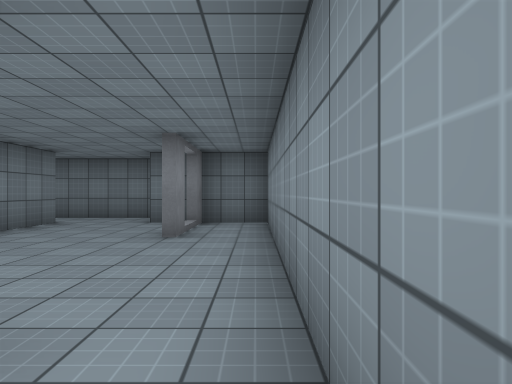
[1] (above)

16 first-person views from a walk through a Unity game level. The camera is 1.3 m above the floor, looks level and sees 70° across. The floor is counted in squares, 2 m on a side. Each view is taken from the middle of a square. On the plan, view 1 faces up. The plan holds only what a view shows up to about 11 squares ahead; the rest is blank. Surface patterns are stand-ins for the level's own textures.

[2]
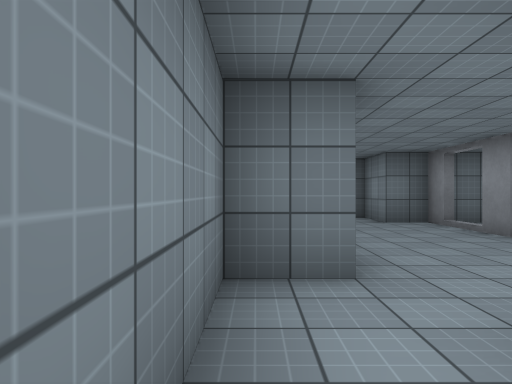

[3]
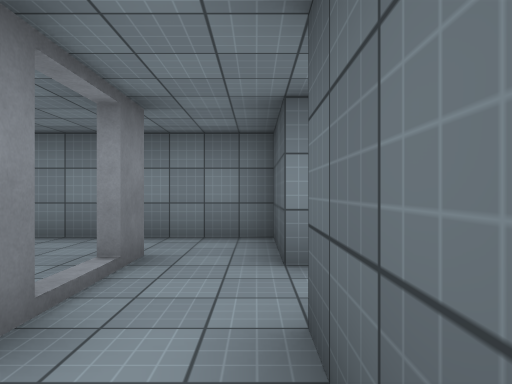

[4]
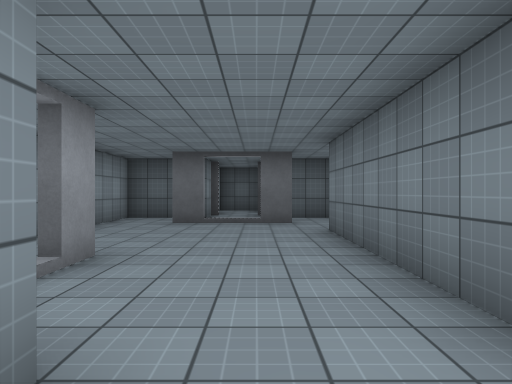

[5]
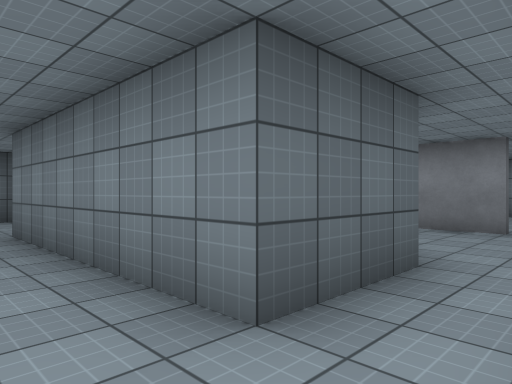

[6]
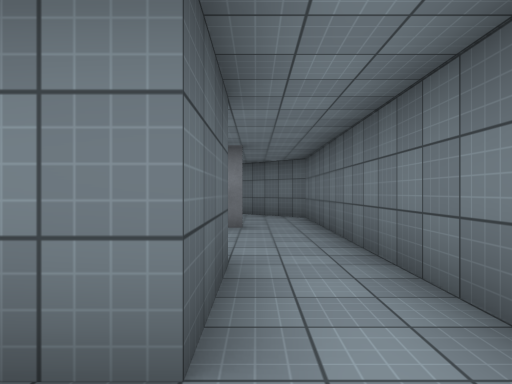

[7]
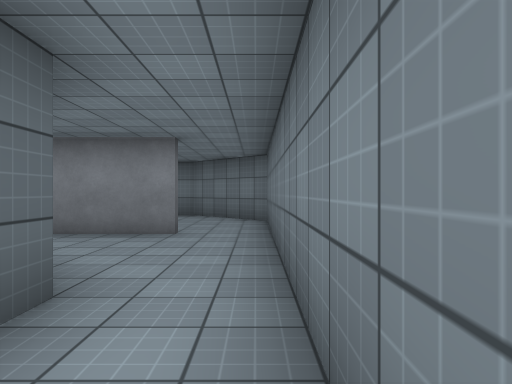

[8]
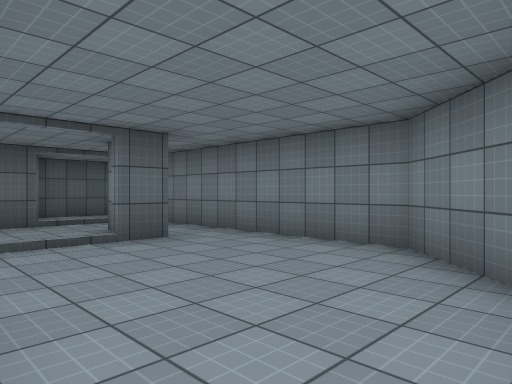

[9]
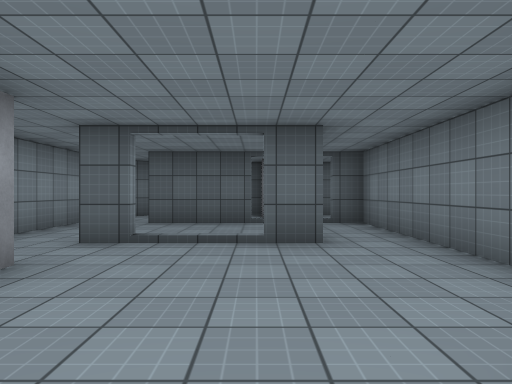

[10]
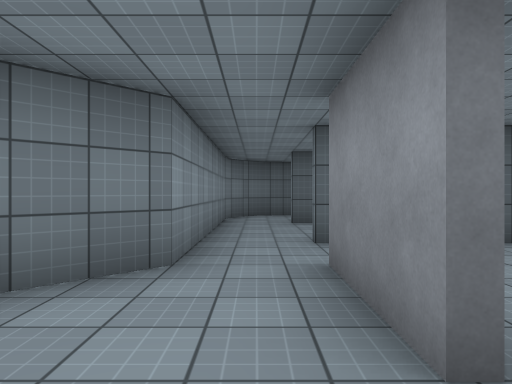

[11]
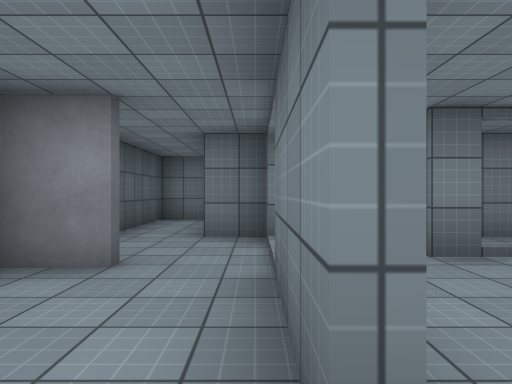

[12]
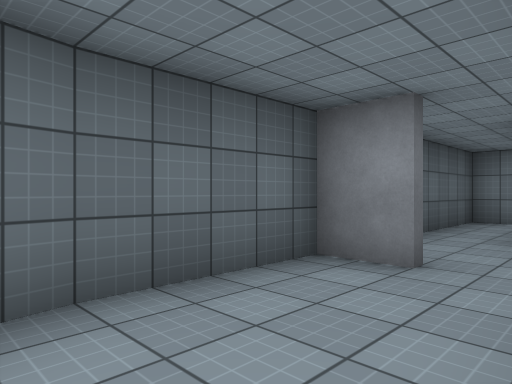

[13]
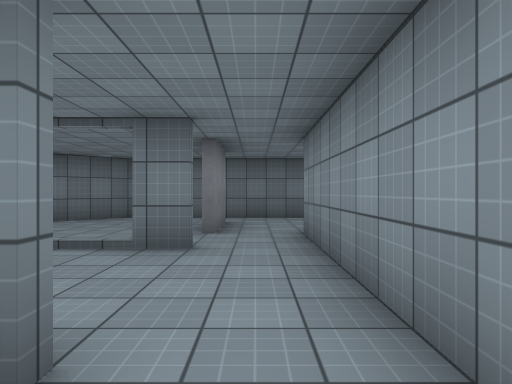

[14]
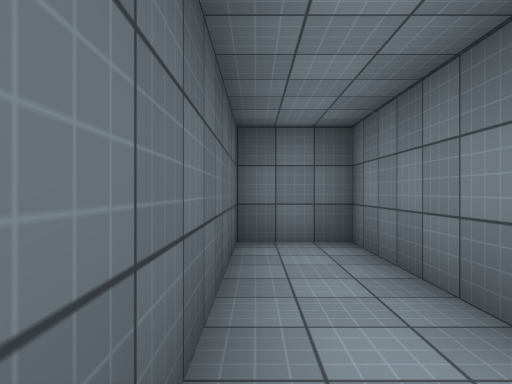

[15]
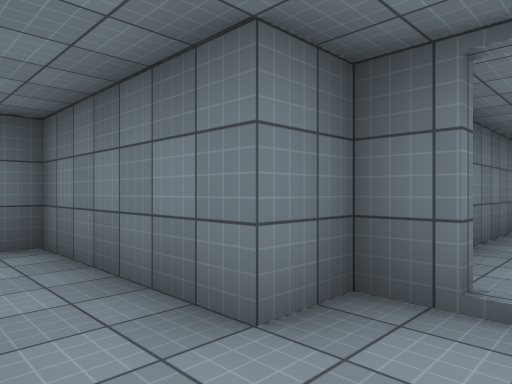

[16]
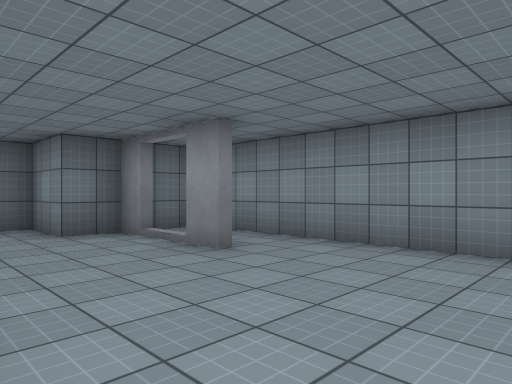

### Floor plan
Ten units are one square. View 1 is at (0, 0); x grows to the right and y downward. Boxes are objects, and circles mark ways between rooms. Rooms are numbered by the first view taken in them; rooms with no view inside come last. Other rooms are left out.
<svg viewBox="-182 -98 190 115">
<path fill="none" stroke="#000" d="M-13 -70 -13 -77M-62 -78 -43 -78 -43 -28 -52 -28 -52 -2M-11 -78 -11 -71M-82 -58 -73 -67M-49 3 -32 3M-18 10 -18 3 3 3 3 -77 -22 -77 -22 -93 -106 -93M-97 -79 -97 -58M-106 -93 -123 -93 -143 -73 -143 -46M-129 -44 -120 -44M-98 -12 -119 -12M-92 11 -87 8 -84 3 -83 -2M-82 -4 -82 -14M-143 -3 -177 -3 -177 12 -125 12M-135 -12 -143 -12M-105 -44 -98 -44M-98 -42 -105 -42M-127 -34 -127 -28M-120 -14 -98 -14M-82 -14 -82 -58M-143 -46 -143 -14 -135 -14M-143 -12 -143 -3"/>
<circle cx="-100" cy="-85" r="3" fill="#2a7"/>
<circle cx="-90" cy="-60" r="3" fill="#2a7"/>
<circle cx="-115" cy="-45" r="3" fill="#2a7"/>
<circle cx="-140" cy="-35" r="3" fill="#2a7"/>
<circle cx="-90" cy="-10" r="3" fill="#2a7"/>
<circle cx="-125" cy="-10" r="3" fill="#2a7"/>
<text x="-40" y="-50">1</text>
<text x="-120" y="-70">2</text>
<text x="-100" y="0">3</text>
<text x="-150" y="0">4</text>
<text x="-110" y="-30">5</text>
</svg>
Room 1 opens to room 2. Room 1 opens to room 5. Room 2 opens to room 5. Room 3 opens to room 5. Room 4 opens to room 5.

Where each view was taken, in squares from view 1:
view 1: 0 up, 0 right, facing up
view 2: 0 up, 5 left, facing up
view 3: 0 up, 5 left, facing right
view 4: 9 up, 3 left, facing down
view 5: 9 up, 3 left, facing down-left
view 6: 8 up, 3 left, facing left
view 7: 9 up, 4 left, facing left
view 8: 9 up, 10 left, facing down-left
view 9: 9 up, 12 left, facing down
view 10: 9 up, 9 left, facing down
view 11: 1 up, 9 left, facing left
view 12: 1 up, 9 left, facing down-left
view 13: 0 up, 9 left, facing up
view 14: 1 down, 13 left, facing left
view 15: 1 down, 13 left, facing up-left
view 16: 2 up, 4 left, facing up-right
